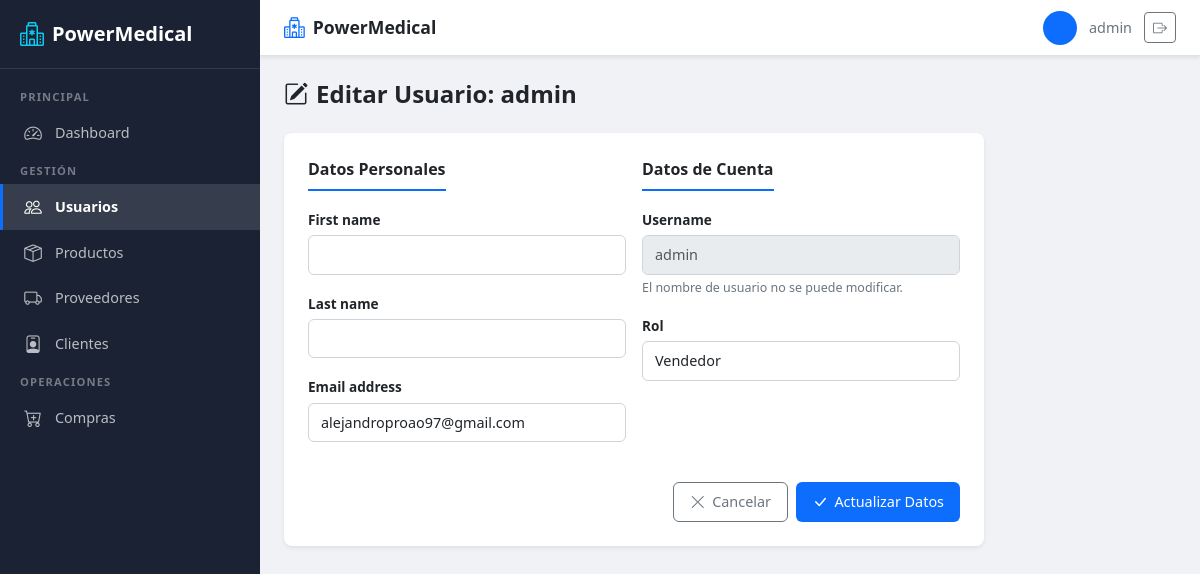
Before: /usuarios/editar/1/ (signed in) with the older database file.
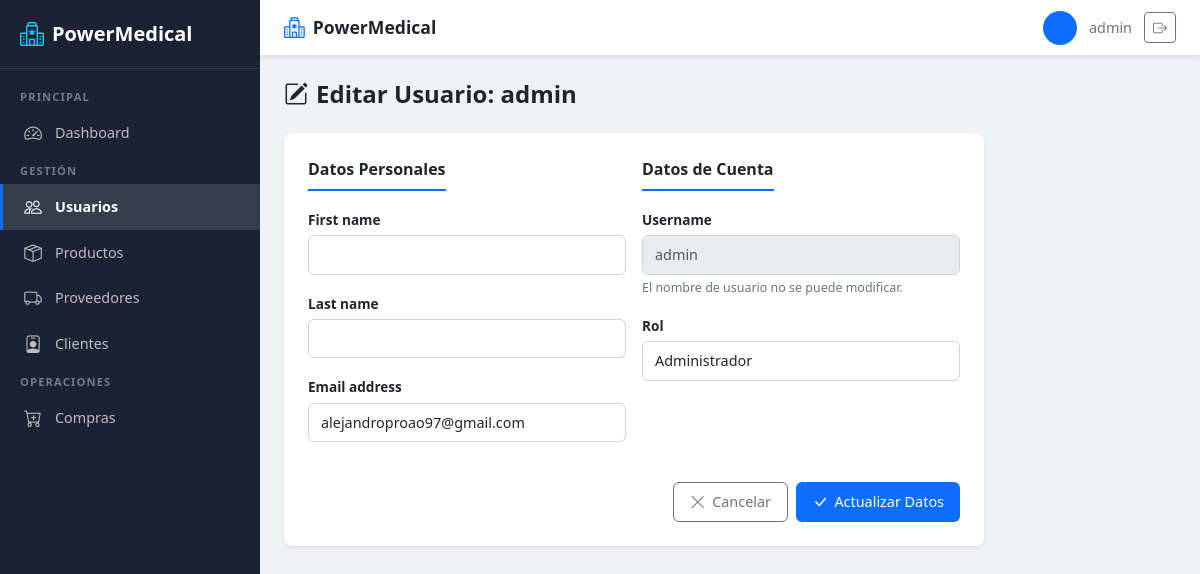
After: the same page with the newer database file.
### usuarios/models.py (models this page shows)
class Usuario(AbstractUser):
    ROLES = [
        ('ADMIN', 'Administrador'),
        ('BODEGA', 'Bodeguero'),
        ('VENDEDOR', 'Vendedor'),
    ]
    rol = models.CharField(
        max_length=15,
        choices=ROLES,
        default='VENDEDOR'
    )

### usuarios/views.py (the view)
# urls.py: path('editar/<int:id>/', views.editar_usuario, name='editar_usuario'),
@roles_permitidos('ADMIN')
def editar_usuario(request, id):
    usuario = get_object_or_404(Usuario, id=id)
    if request.method == 'POST':
        form = EditarUsuarioForm(request.POST, instance=usuario)
        if form.is_valid():
            form.save()
            return redirect('redireccion_rol')
    else:
        form = EditarUsuarioForm(instance=usuario)
    return render(request, 'usuarios/editar_usuario.html', {
        'form': form,
        'usuario_editado': usuario,
    })

### usuarios/forms.py
class EditarUsuarioForm(forms.ModelForm):
    username = forms.CharField(
        disabled=True,
        widget=forms.TextInput(attrs={'class': 'form-control text-muted'})
    )
    class Meta:
        model = Usuario
        fields = ['first_name', 'last_name', 'username', 'email', 'rol']
        widgets = {
            'first_name': forms.TextInput(attrs={'class': 'form-control'}),
            'last_name': forms.TextInput(attrs={'class': 'form-control'}),
            'email': forms.EmailInput(attrs={'class': 'form-control'}),
            'rol': forms.Select(attrs={'class': 'form-control'}),
        }

### usuarios/views.py (called while the page is built)
def roles_permitidos(*roles):
    def decorator(view_func):
        @wraps(view_func)
        @login_required
        def wrapper(request, *args, **kwargs):
            if request.user.is_superuser or request.user.rol in roles:
                return view_func(request, *args, **kwargs)
            return redirect('redireccion_rol')
        return wrapper
    return decorator

### usuarios/templates/usuarios/editar_usuario.html (shortened to what this page needs)
{% extends 'usuarios/base.html' %}
{% block content %}
<div class="pm-page-header">
    <h2><i class="bi bi-pencil-square me-2"></i>Editar Usuario: {{ usuario_editado.username }}</h2>
</div>
<div class="pm-form-section" style="max-width: 700px;">
    <form method="post" novalidate class="pm-form">
        <div class="row g-3">
            <div class="col-md-6">
                <div class="section-title">Datos Personales</div>
                <div class="mb-3">
                    <label for="id_first_name" class="form-label">{{ form.first_name.label }}</label>
                    {{ form.first_name }}
                </div>
                <div class="mb-3">
                    <label for="id_last_name" class="form-label">{{ form.last_name.label }}</label>
                    {{ form.last_name }}
                </div>
                <div class="mb-3">
                    <label for="id_email" class="form-label">{{ form.email.label }}</label>
                    {{ form.email }}
                </div>
            </div>
            <div class="col-md-6">
                <div class="section-title">Datos de Cuenta</div>
                <div class="mb-3">
                    <label for="id_username" class="form-label">{{ form.username.label }}</label>
                    {{ form.username }}
                    <div class="form-text">El nombre de usuario no se puede modificar.</div>
                </div>
                <div class="mb-3">
                    <label for="id_rol" class="form-label">{{ form.rol.label }}</label>
                    {{ form.rol }}
                </div>
            </div>
        </div>
        <div class="mt-4 d-flex justify-content-end gap-2">
            <a href="{% url 'dashboard_admin' %}" class="pm-btn pm-btn-outline-secondary">
                <i class="bi bi-x-lg"></i> Cancelar
            </a>
            <button type="submit" class="pm-btn pm-btn-primary">
                <i class="bi bi-check-lg"></i> Actualizar Datos
            </button>
        </div>
    </form>
</div>
{% endblock %}

### usuarios/templates/usuarios/base.html (shortened to what this page needs)
{% load static %}
<!DOCTYPE html>
<html lang="es">
<head>
    <link href="https://cdn.jsdelivr.net/npm/bootstrap@5.3.0/dist/css/bootstrap.min.css" rel="stylesheet">
    <link href="https://cdn.jsdelivr.net/npm/bootstrap-icons@1.11.0/font/bootstrap-icons.css" rel="stylesheet">
    <link href="{% static 'usuarios/css/style.css' %}" rel="stylesheet">
</head>
<body>
    <aside class="pm-sidebar" id="sidebar">
        <a class="pm-sidebar-brand" href="{% url 'redireccion_rol' %}">
            <i class="bi bi-hospital"></i>
            <span>PowerMedical</span>
        </a>
        <nav class="pm-sidebar-nav">
            {% if user.is_superuser or user.rol == 'ADMIN' %}
                <div class="nav-section">Principal</div>
                <a class="nav-link {% if request.resolver_match.url_name == 'dashboard_admin' %}active{% endif %}" href="{% url 'dashboard_admin' %}">
                    <i class="bi bi-speedometer2"></i>
                    <span>Dashboard</span>
                </a>
                <div class="nav-section">Gestión</div>
                <a class="nav-link {% if request.resolver_match.url_name == 'registro_usuario' or request.resolver_match.url_name == 'editar_usuario' %}active{% endif %}" href="{% url 'registro_usuario' %}">
                    <i class="bi bi-people"></i>
                    <span>Usuarios</span>
                </a>
                <a class="nav-link " href="{% url 'lista_productos' %}">
                    <i class="bi bi-box-seam"></i>
                    <span>Productos</span>
                </a>
                <a class="nav-link {% if request.resolver_match.url_name == 'registrar_proveedor' %}active{% endif %}" href="{% url 'registrar_proveedor' %}">
                    <i class="bi bi-truck"></i>
                    <span>Proveedores</span>
                </a>
                <a class="nav-link {% if request.resolver_match.url_name == 'registrar_cliente' %}active{% endif %}" href="{% url 'registrar_cliente' %}">
                    <i class="bi bi-person-badge"></i>
                    <span>Clientes</span>
                </a>
                <div class="nav-section">Operaciones</div>
                <a class="nav-link {% if request.resolver_match.url_name == 'registrar_compra' %}active{% endif %}" href="{% url 'registrar_compra' %}">
                    <i class="bi bi-cart-plus"></i>
                    <span>Compras</span>
                </a>
            {% endif %}
        </nav>
    </aside>
    <div class="pm-main">
        <header class="pm-navbar">
            <a class="pm-navbar-brand" href="{% url 'redireccion_rol' %}">
                <i class="bi bi-hospital"></i>
                <span>PowerMedical</span>
            </a>
            <div class="pm-navbar-user">
                <div class="user-avatar">
                </div>
                <span class="d-none d-md-inline">
                    {{ user.first_name }} {{ user.last_name|default:user.username }}
                </span>
                <a href="{% url 'logout' %}" class="btn btn-outline-secondary btn-sm" title="Cerrar sesión">
                    <i class="bi bi-box-arrow-right"></i>
                </a>
            </div>
        </header>
        <main class="pm-content">
            {% block content %}{% endblock %}
        </main>
    </div>
</body>
</html>

Changed rows visible on the page:
changed Usuario "admin": rol "Vendedor" → "Administrador"
